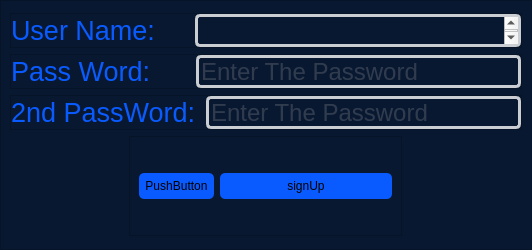
<?xml version="1.0" encoding="UTF-8"?>
<ui version="4.0">
 <class>Form</class>
 <widget class="QWidget" name="Form">
  <property name="geometry">
   <rect>
    <x>0</x>
    <y>0</y>
    <width>532</width>
    <height>250</height>
   </rect>
  </property>
  <property name="minimumSize">
   <size>
    <width>532</width>
    <height>250</height>
   </size>
  </property>
  <property name="maximumSize">
   <size>
    <width>532</width>
    <height>250</height>
   </size>
  </property>
  <property name="windowTitle">
   <string>Form</string>
  </property>
  <layout class="QHBoxLayout" name="horizontalLayout">
   <property name="spacing">
    <number>0</number>
   </property>
   <property name="leftMargin">
    <number>0</number>
   </property>
   <property name="topMargin">
    <number>0</number>
   </property>
   <property name="rightMargin">
    <number>0</number>
   </property>
   <property name="bottomMargin">
    <number>0</number>
   </property>
   <item>
    <widget class="QFrame" name="frame">
     <property name="minimumSize">
      <size>
       <width>532</width>
       <height>250</height>
      </size>
     </property>
     <property name="maximumSize">
      <size>
       <width>532</width>
       <height>250</height>
      </size>
     </property>
     <property name="styleSheet">
      <string notr="true">QFrame { 
	color: rgb(9, 91, 255);
	background-color: rgb(9, 24, 49);
}

QPushButton {
	background-color: rgb(9, 91, 255);
	border-radius: 5px;
	min-width: 10em;
	padding: 6px;
}

QPushButton:hover {
	background-color: rgb(0, 52, 237);
	border-radius: 8px;
	min-width: 10em;
	padding: 6px;
}

QPlainTextEdit{
	border-style: solid;    	
	border-width: 3px;  	
	border-radius: 5px;
	border-color: rgb(202, 205, 209);
	color: rgb(87, 95, 107);
}

QLineEdit{
	
	background-color: rgba(255, 255, 255, 0);
	border-style: solid;    	
	border-width: 3px;  	
	border-radius: 5px;
	border-color: rgb(202, 205, 209);
	color: rgb(87, 95, 107);
}

QRadioButton{
	color: rgb(87, 95, 107);
}
</string>
     </property>
     <property name="frameShape">
      <enum>QFrame::StyledPanel</enum>
     </property>
     <property name="frameShadow">
      <enum>QFrame::Raised</enum>
     </property>
     <layout class="QVBoxLayout" name="verticalLayout">
      <property name="spacing">
       <number>-1</number>
      </property>
      <property name="topMargin">
       <number>12</number>
      </property>
      <item>
       <widget class="QFrame" name="userf">
        <property name="maximumSize">
         <size>
          <width>16777215</width>
          <height>35</height>
         </size>
        </property>
        <property name="frameShape">
         <enum>QFrame::StyledPanel</enum>
        </property>
        <property name="frameShadow">
         <enum>QFrame::Raised</enum>
        </property>
        <layout class="QHBoxLayout" name="horizontalLayout_2">
         <property name="spacing">
          <number>40</number>
         </property>
         <property name="leftMargin">
          <number>0</number>
         </property>
         <property name="topMargin">
          <number>0</number>
         </property>
         <property name="rightMargin">
          <number>0</number>
         </property>
         <property name="bottomMargin">
          <number>0</number>
         </property>
         <item>
          <widget class="QLabel" name="label">
           <property name="font">
            <font>
             <pointsize>20</pointsize>
            </font>
           </property>
           <property name="text">
            <string>User Name:</string>
           </property>
          </widget>
         </item>
         <item>
          <widget class="QPlainTextEdit" name="plainTextEdit">
           <property name="font">
            <font>
             <pointsize>18</pointsize>
            </font>
           </property>
           <property name="cursor" stdset="0">
            <cursorShape>IBeamCursor</cursorShape>
           </property>
           <property name="plainText">
            <string/>
           </property>
           <property name="overwriteMode">
            <bool>false</bool>
           </property>
           <property name="placeholderText">
            <string>Enter the user Name here</string>
           </property>
          </widget>
         </item>
        </layout>
       </widget>
      </item>
      <item>
       <widget class="QFrame" name="userf_2">
        <property name="maximumSize">
         <size>
          <width>16777215</width>
          <height>35</height>
         </size>
        </property>
        <property name="frameShape">
         <enum>QFrame::StyledPanel</enum>
        </property>
        <property name="frameShadow">
         <enum>QFrame::Raised</enum>
        </property>
        <layout class="QHBoxLayout" name="horizontalLayout_3">
         <property name="spacing">
          <number>45</number>
         </property>
         <property name="leftMargin">
          <number>0</number>
         </property>
         <property name="topMargin">
          <number>0</number>
         </property>
         <property name="rightMargin">
          <number>0</number>
         </property>
         <property name="bottomMargin">
          <number>0</number>
         </property>
         <item>
          <widget class="QLabel" name="label_2">
           <property name="font">
            <font>
             <pointsize>20</pointsize>
            </font>
           </property>
           <property name="text">
            <string>Pass Word:</string>
           </property>
          </widget>
         </item>
         <item>
          <widget class="QLineEdit" name="lineEdit">
           <property name="minimumSize">
            <size>
             <width>0</width>
             <height>33</height>
            </size>
           </property>
           <property name="font">
            <font>
             <pointsize>18</pointsize>
            </font>
           </property>
           <property name="echoMode">
            <enum>QLineEdit::Password</enum>
           </property>
           <property name="placeholderText">
            <string>Enter The Password</string>
           </property>
          </widget>
         </item>
        </layout>
       </widget>
      </item>
      <item>
       <widget class="QFrame" name="frame_2">
        <property name="maximumSize">
         <size>
          <width>16777215</width>
          <height>35</height>
         </size>
        </property>
        <property name="frameShape">
         <enum>QFrame::StyledPanel</enum>
        </property>
        <property name="frameShadow">
         <enum>QFrame::Raised</enum>
        </property>
        <layout class="QHBoxLayout" name="horizontalLayout_5">
         <property name="spacing">
          <number>10</number>
         </property>
         <property name="leftMargin">
          <number>0</number>
         </property>
         <property name="topMargin">
          <number>0</number>
         </property>
         <property name="rightMargin">
          <number>0</number>
         </property>
         <property name="bottomMargin">
          <number>0</number>
         </property>
         <item>
          <widget class="QLabel" name="label_3">
           <property name="font">
            <font>
             <pointsize>20</pointsize>
            </font>
           </property>
           <property name="text">
            <string>2nd PassWord:</string>
           </property>
          </widget>
         </item>
         <item>
          <widget class="QLineEdit" name="lineEdit_2">
           <property name="minimumSize">
            <size>
             <width>0</width>
             <height>33</height>
            </size>
           </property>
           <property name="font">
            <font>
             <pointsize>18</pointsize>
            </font>
           </property>
           <property name="echoMode">
            <enum>QLineEdit::Password</enum>
           </property>
           <property name="placeholderText">
            <string>Enter The Password</string>
           </property>
          </widget>
         </item>
        </layout>
       </widget>
      </item>
      <item alignment="Qt::AlignHCenter">
       <widget class="QFrame" name="loginf">
        <property name="maximumSize">
         <size>
          <width>16777215</width>
          <height>100</height>
         </size>
        </property>
        <property name="frameShape">
         <enum>QFrame::StyledPanel</enum>
        </property>
        <property name="frameShadow">
         <enum>QFrame::Raised</enum>
        </property>
        <layout class="QHBoxLayout" name="horizontalLayout_4">
         <item>
          <widget class="QPushButton" name="Login_L">
           <property name="text">
            <string>PushButton</string>
           </property>
          </widget>
         </item>
         <item>
          <widget class="QPushButton" name="SignUp_L">
           <property name="minimumSize">
            <size>
             <width>172</width>
             <height>0</height>
            </size>
           </property>
           <property name="maximumSize">
            <size>
             <width>23232</width>
             <height>16777215</height>
            </size>
           </property>
           <property name="text">
            <string>signUp</string>
           </property>
          </widget>
         </item>
        </layout>
       </widget>
      </item>
     </layout>
    </widget>
   </item>
  </layout>
 </widget>
 <resources/>
 <connections/>
</ui>
